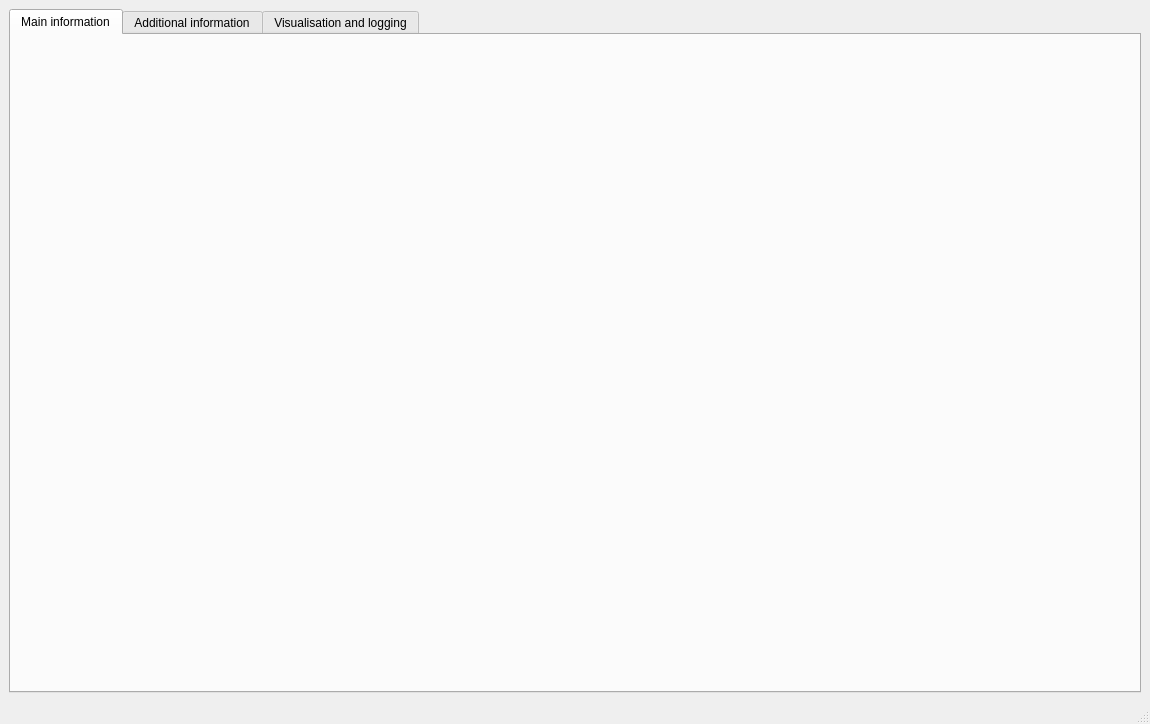
<?xml version="1.0" encoding="UTF-8"?>
<ui version="4.0">
 <class>MainWindow</class>
 <widget class="QMainWindow" name="MainWindow">
  <property name="geometry">
   <rect>
    <x>0</x>
    <y>0</y>
    <width>1150</width>
    <height>724</height>
   </rect>
  </property>
  <property name="minimumSize">
   <size>
    <width>1150</width>
    <height>650</height>
   </size>
  </property>
  <property name="windowTitle">
   <string>BMSInterface</string>
  </property>
  <widget class="QWidget" name="centralwidget">
   <layout class="QGridLayout" name="gridLayout">
    <item row="0" column="0">
     <widget class="QTabWidget" name="tabWidget">
      <property name="enabled">
       <bool>true</bool>
      </property>
      <property name="currentIndex">
       <number>0</number>
      </property>
      <widget class="QWidget" name="mainInfoTab">
       <attribute name="title">
        <string>Main information</string>
       </attribute>
      </widget>
      <widget class="QWidget" name="addInfoTab">
       <attribute name="title">
        <string>Additional information</string>
       </attribute>
       <layout class="QGridLayout" name="gridLayout_2">
        <property name="leftMargin">
         <number>0</number>
        </property>
        <property name="topMargin">
         <number>0</number>
        </property>
        <property name="rightMargin">
         <number>0</number>
        </property>
        <property name="bottomMargin">
         <number>0</number>
        </property>
        <property name="spacing">
         <number>0</number>
        </property>
        <item row="0" column="0">
         <widget class="QScrollArea" name="scrollArea">
          <property name="lineWidth">
           <number>0</number>
          </property>
          <property name="widgetResizable">
           <bool>true</bool>
          </property>
          <widget class="QWidget" name="scrollAreaWidgetContents">
           <property name="geometry">
            <rect>
             <x>0</x>
             <y>0</y>
             <width>1126</width>
             <height>626</height>
            </rect>
           </property>
          </widget>
         </widget>
        </item>
       </layout>
      </widget>
      <widget class="QWidget" name="logsTab">
       <attribute name="title">
        <string>Visualisation and logging</string>
       </attribute>
      </widget>
     </widget>
    </item>
   </layout>
  </widget>
  <widget class="QStatusBar" name="statusBar"/>
  <widget class="QMenuBar" name="menuBar">
   <property name="geometry">
    <rect>
     <x>0</x>
     <y>0</y>
     <width>1150</width>
     <height>23</height>
    </rect>
   </property>
  </widget>
  <action name="actionShow_received_data">
   <property name="checkable">
    <bool>true</bool>
   </property>
   <property name="checked">
    <bool>true</bool>
   </property>
   <property name="text">
    <string>Show received data</string>
   </property>
   <property name="whatsThis">
    <string extracomment="Show received messages in status bar"/>
   </property>
  </action>
  <action name="actionLight">
   <property name="checkable">
    <bool>true</bool>
   </property>
   <property name="checked">
    <bool>true</bool>
   </property>
   <property name="text">
    <string>Light</string>
   </property>
  </action>
  <action name="actionImmediately_change_parameters">
   <property name="checkable">
    <bool>true</bool>
   </property>
   <property name="text">
    <string>Immediately change parameters</string>
   </property>
  </action>
  <action name="actionDark">
   <property name="checkable">
    <bool>true</bool>
   </property>
   <property name="text">
    <string>Dark</string>
   </property>
  </action>
 </widget>
 <resources/>
 <connections/>
</ui>
